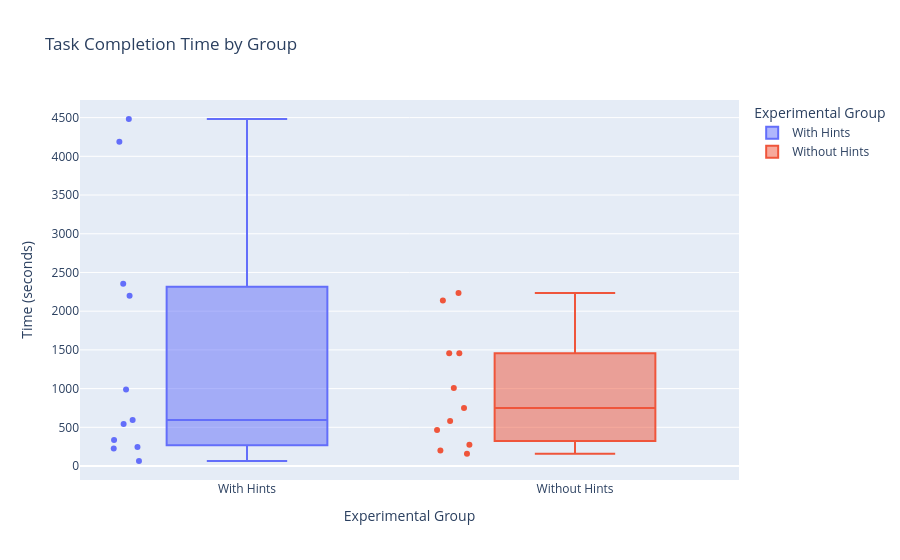

Notebook code for this chart:
### Code cell
fig = px.box(
    evaluations,
    x="group",
    y="timeInSeconds",
    color="group",
    title="Task Completion Time by Group",
    labels={"timeInSeconds": "Time (seconds)", "group": "Experimental Group"},
    points="all" 
)
fig.show()

### Figure 1 — Plotly figure (JSON) as saved in the notebook; plotly's stock layout.template omitted (floating-point values rounded to 4 significant figures)
{"data": [{"alignmentgroup": "True", "boxpoints": "all", "hovertemplate": "Experimental Group=%{x}<br>Time (seconds)=%{y}<extra></extra>", "legendgroup": "With Hints", "marker": {"color": "#636efa"}, "name": "With Hints", "notched": false, "offsetgroup": "With Hints", "orientation": "v", "showlegend": true, "type": "box", "x": ["With Hints", "With Hints", "With Hints", "With Hints", "With Hints", "With Hints", "With Hints", "With Hints", "With Hints", "With Hints", "With Hints"], "x0": " ", "xaxis": "x", "y": [542, 594, 990, 2200, 65, 4482, 226, 246, 4189, 335, 2354], "y0": " ", "yaxis": "y"}, {"alignmentgroup": "True", "boxpoints": "all", "hovertemplate": "Experimental Group=%{x}<br>Time (seconds)=%{y}<extra></extra>", "legendgroup": "Without Hints", "marker": {"color": "#EF553B"}, "name": "Without Hints", "notched": false, "offsetgroup": "Without Hints", "orientation": "v", "showlegend": true, "type": "box", "x": ["Without Hints", "Without Hints", "Without Hints", "Without Hints", "Without Hints", "Without Hints", "Without Hints", "Without Hints", "Without Hints", "Without Hints", "Without Hints"], "x0": " ", "xaxis": "x", "y": [464, 202, 1458, 750, 1007, 275, 2137, 2234, 1456, 158, 583], "y0": " ", "yaxis": "y"}], "layout": {"autosize": true, "boxmode": "overlay", "legend": {"title": {"text": "Experimental Group"}, "tracegroupgap": 0}, "title": {"text": "Task Completion Time by Group"}, "xaxis": {"anchor": "y", "autorange": true, "categoryarray": ["With Hints", "Without Hints"], "categoryorder": "array", "domain": [0, 1], "range": [-0.5085, 1.5], "title": {"text": "Experimental Group"}, "type": "category"}, "yaxis": {"anchor": "x", "autorange": true, "domain": [0, 1], "range": [-180.4, 4727.0], "title": {"text": "Time (seconds)"}, "type": "linear"}}}
